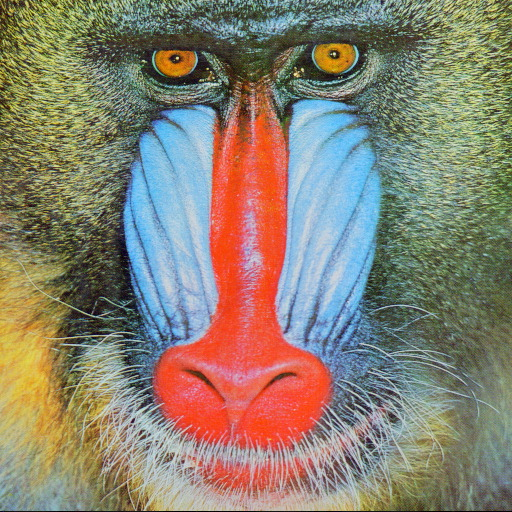
#> input picture MISC/fgo/writeup/gaps-master/images/baboon.jpg, 512 x 512 px, given in place of hack.jpg, which was not available
$ python gene.py out.png ../../../../MISC/fgo/writeup/gaps-master/images/baboon.jpg   (older library calls are emulated)
#> lines starting #> are read from the running program, lines starting #| are printed output that depends on the picture; pictures that were not available may be replaced by others from this repository, and a replacement may not be noted
import os
from PIL import Image, ImageDraw, ImageFont
import sys

font = ImageFont.truetype('static/generator/comic-sans.ttf', size=48)

outfile = sys.argv[1]
text = sys.argv[2]

if len(text) > 1000: # Too much text :generate:
  text = "Too long!"

width, height = 512, 562
img = Image.new('RGB', (width, height), color=(255, 255, 255))
#> img: PIL image 512x562 RGB; every value is 255
canvas = ImageDraw.Draw(img)
chunks = []

chunk = ""
for char in text:
  chunk += char
  text_width, text_height = canvas.textsize(chunk, font=font)
  if text_width >= (width-20):
    chunks.append(chunk[:-1])
    chunk = char
#> this loop made 58 passes
#> (text_width, text_height) on passes 1 to 12: (15, 45), (31, 45), (48, 49), (62, 49), (77, 49), (94, 49), (109, 49), (124, 49), (141, 49), (155, 49), (171, 49), (188, 49)
#> after the loop, chunks = ['../../../../MISC/fgo/wri', 'teup/gaps-master/i']

if len(chunks) == 0:
  chunks.append(chunk)

if chunks[-1] != chunk:
  chunks.append(chunk)

for i,chunk in enumerate(chunks):
  text_width, text_height = canvas.textsize(chunk, font=font)
  x_pos = int((width - text_width) / 2) + 10
  y_pos = 15 + i * 100
  canvas.text((x_pos, y_pos), chunk, font=font, fill='#000000')
#> this loop made 3 passes
#> (chunk, text_width, x_pos, y_pos) on passes 1 to 3: ('../../../../MISC/fgo/wri', 488, 22, 15), ('teup/gaps-master/i', 457, 37, 115), ('mages/baboon.jpg', 446, 43, 215)


if "flag" in text: # Don't try and exfiltrate flags from here :generate:
  img = Image.open("static/generator/error.jpg")
  img.save(f"static/images/{outfile}")
else:
  img2 = Image.open("static/generator/hack.jpg")
#> img2 is the input picture: PIL image 512x512 RGB; mean R, G, B 137.1, 129.1, 112.9
  img2 = img2.resize((512, 562),Image.ANTIALIAS)
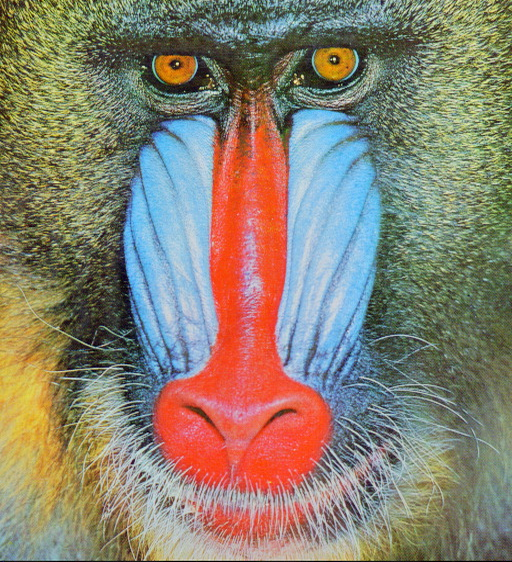
#> img2: PIL image 512x562 RGB; mean R, G, B 137.1, 129.1, 112.9
  img.paste(img2, (0, 0), img2.convert('RGBA'))
  if len(chunks) > 1:
    img3 = Image.open("static/generator/move.png").convert('RGBA')
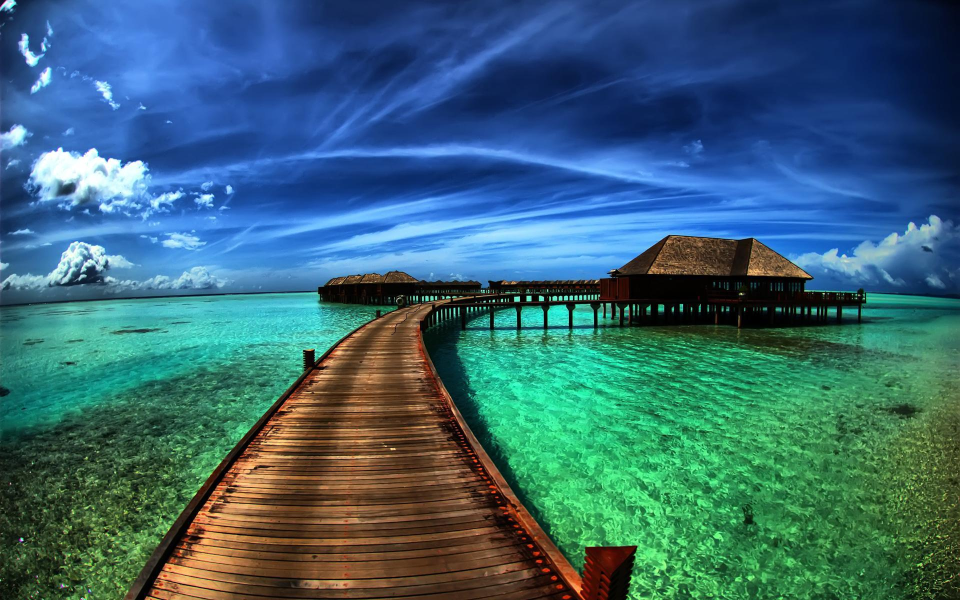
#> input picture MISC/fgo/writeup/gaps-master/images/island.jpg, 1920 x 1200 px, given in place of move.png, which was not available (shown at 1/2 size)
    img3.paste(img, (170,42), img.convert('RGBA'))
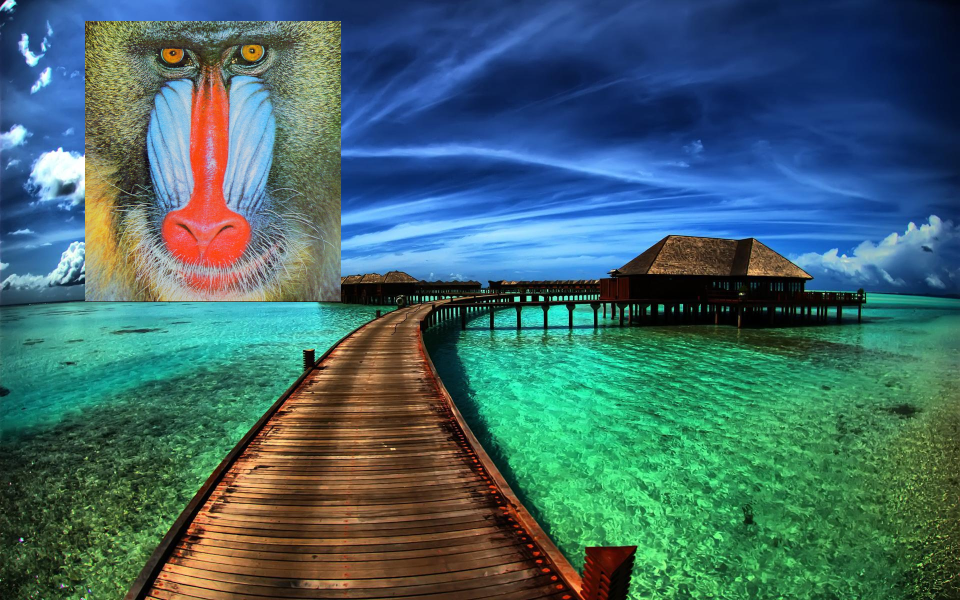
#> img3: PIL image 1920x1200 RGBA (shown at 1/2 size); mean R, G, B, A 66.1, 104.5, 105.7, 255
    img3.save(f"static/images/{outfile}")
  else:
    img.save(f"static/images/{outfile}")
